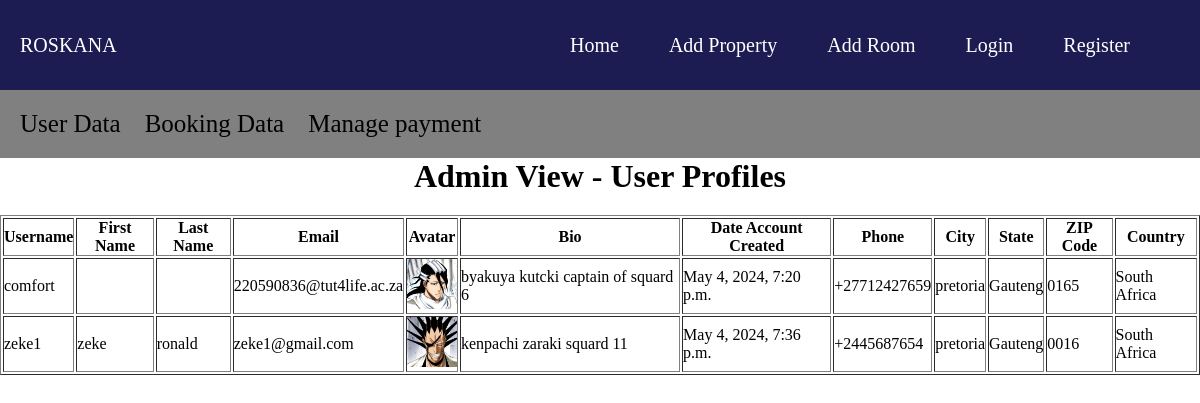
Screenshot of /adminUser/users/ with the database file from the repository.
### apartmentApp/models.py (models this page shows, shortened)
class Profile(models.Model):
    user = models.OneToOneField(User, on_delete=models.CASCADE)
    avatar = models.ImageField(upload_to='avatars/')
    bio = models.TextField(max_length=500, blank=True)
    date_account_created = models.DateTimeField(auto_now_add=True)
    phone = models.CharField(max_length=20, blank=True)
    city = models.CharField(max_length=100, blank=True)
    state = models.CharField(max_length=100, blank=True)
    zipcode = models.CharField(max_length=20, blank=True)
    country = models.CharField(max_length=100, blank=True)

### apartmentApp/views.py (the view)
# urls.py: path('adminUser/users/', views.staff_user_Data, name='users_list'),
def staff_user_Data(request):
    profiles = Profile.objects.all()
    return render(request, 'staff/user_data.html', {'profiles': profiles})

### templates/staff/user_data.html
{% extends 'staff/staff_base.html' %}
{% load static %}
{% block content %}
<h1>Admin View - User Profiles</h1>
    <table border="1">
        <tr>
            <th>Username</th>
            <th>First Name</th>
            <th>Last Name</th>
            <th>Email</th>
            <th>Avatar</th>
            <th>Bio</th>
            <th>Date Account Created</th>
            <th>Phone</th>
            <th>City</th>
            <th>State</th>
            <th>ZIP Code</th>
            <th>Country</th>
        </tr>
        {% for profile in profiles %}
        <tr>
            <td>{{ profile.user.username }}</td>
            <td>{{ profile.user.first_name }}</td>
            <td>{{ profile.user.last_name }}</td>
            <td>{{ profile.user.email }}</td>
            <td><img src="{{ profile.avatar.url }}" alt="Avatar" style="height: 50px; width: auto;"></td>
            <td>{{ profile.bio }}</td>
            <td>{{ profile.date_account_created }}</td>
            <td>{{ profile.phone }}</td>
            <td>{{ profile.city }}</td>
            <td>{{ profile.state }}</td>
            <td>{{ profile.zipcode }}</td>
            <td>{{ profile.country }}</td>
        </tr>
        {% endfor %}
    </table>
{% endblock %}

### static/css/style.css (style rules this page uses)
* { padding: 0px; margin: 0px; }
img { width: 100%; height: 100%; max-width: 100%; max-height: 400px; }
h1 { text-align: center; margin-bottom: 20px; }

### rows the page displays
Profile: user.username "comfort", user.email "220590836@tut4life.ac.za", avatar (picture), bio "byakuya kutcki captain of squard 6", date_account_created "May 4, 2024, 7:20 p.m.", phone "+27712427659", city "pretoria", state "Gauteng", zipcode "0165", country "South Africa"
Profile: user.username "zeke1", user.first_name "zeke", user.last_name "ronald", user.email "zeke1@gmail.com", avatar (picture), bio "kenpachi zaraki squard 11", date_account_created "May 4, 2024, 7:36 p.m.", phone "+2445687654", city "pretoria", state "Gauteng", zipcode "0016", country "South Africa"
